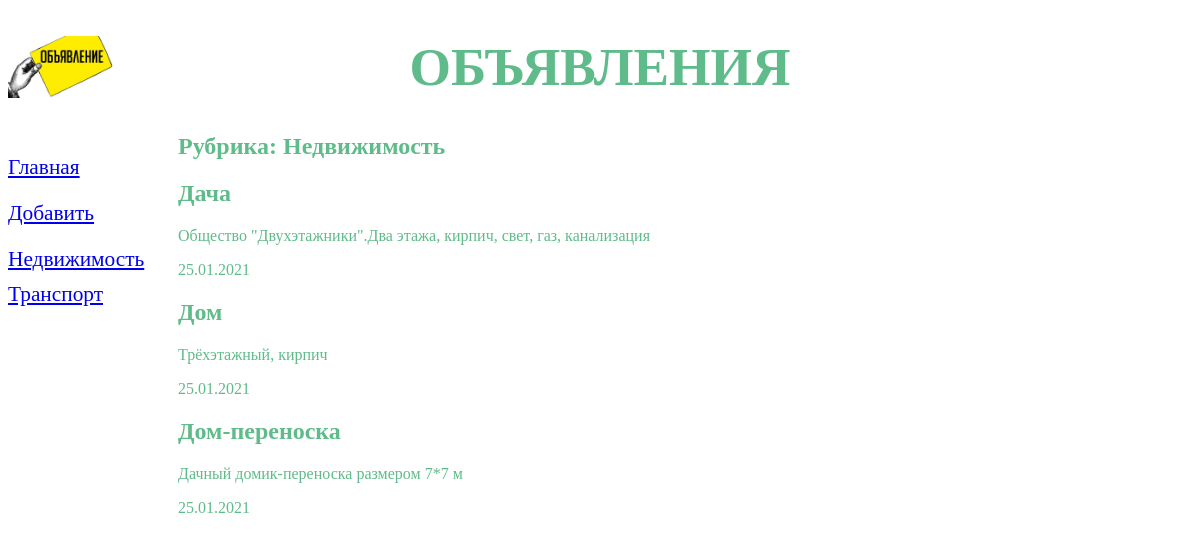
The app's page /board/1/, older data.
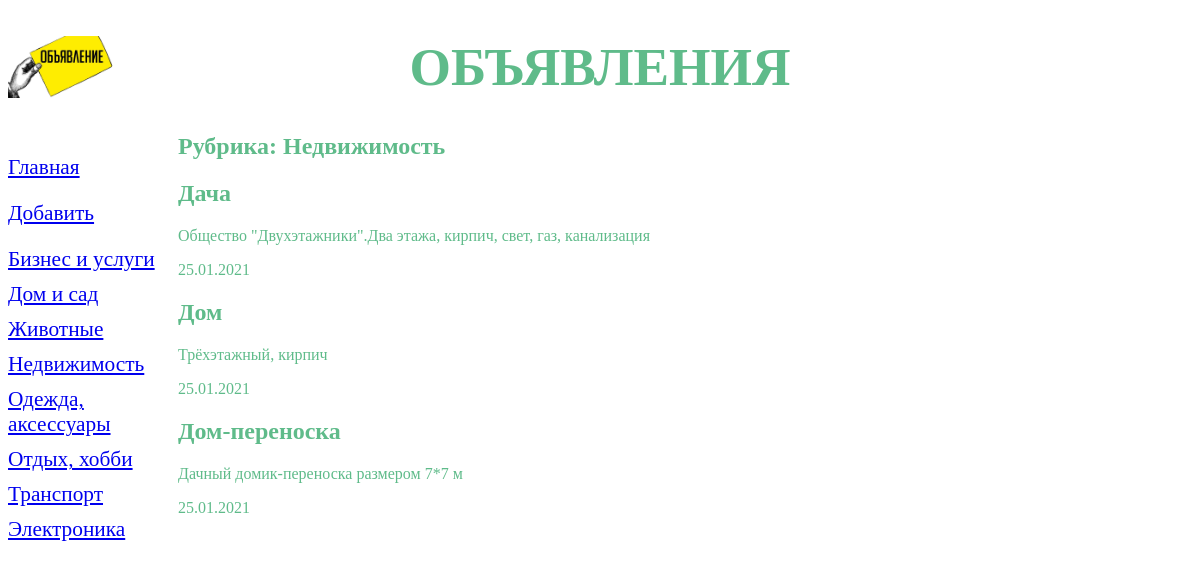
The same page, newer data.
### board/models.py (models this page shows, shortened)
class Rubric(models.Model):
    name = models.CharField(max_length=20, db_index=True, verbose_name='Название')
    class Meta:
        verbose_name_plural = 'Рубрики'
        verbose_name = 'Рубрика'
        ordering = ['name']

class Board(models.Model):
    title = models.CharField(max_length=50, verbose_name='Товар')
    content = models.TextField(null=True, blank=True, verbose_name='Описание')
    price = models.FloatField(null=True, blank=True, verbose_name='Цена')
    published = models.DateField(auto_now_add=True, db_index=True, verbose_name='Опубликовано')
    rubric = models.ForeignKey('Rubric', null=True, on_delete=models.PROTECT, verbose_name='Рубрика')
    class Meta:
        verbose_name_plural = 'Объявления'
        verbose_name = "Объявление"
        ordering = ['-published']

### board/views.py (the view)
# urls.py: path('<int:rubric_id>/', by_rubric, name='by_rubric'),
def by_rubric(request, rubric_id):
    bs = Board.objects.filter(rubric=rubric_id)
    rubrics = Rubric.objects.all()
    current_rubric = Rubric.objects.get(pk=rubric_id)
    context = {'bs': bs, 'rubrics': rubrics, 'current_rubric': current_rubric}
    return render(request, 'board/by_rubric.html', context)

### board/templates/board/by_rubric.html (shortened to what this page needs)
{% extends "layout/basic.html" %}
{% block content %}
<h2>Рубрика: {{current_rubric.name }}</h2>
{% for b in bs %}
<div>
    <h2>{{ b.title }}</h2>
    <p>{{ b.content }}</p>
    <p>{{ b.published|date:"d.m.Y" }}</p>
</div>
{% endfor %}
{% endblock %}

### board/templates/layout/basic.html (shortened to what this page needs)
<!DOCTYPE html>
{% load static %}
<html lang="en">
<head>
    <link rel="stylesheet" type="text/css" href="{% static 'board/style.css' %}">
</head>
<body>
    <header>
        <h1>Объявления</h1>
    </header>
    <nav>
        <p><a href="{% url 'index' %}">Главная</a></p>
        <p><a href="{% url 'add' %}">Добавить</a></p>
        {% for rubric in rubrics %}
        <a href="{% url 'by_rubric' rubric.pk %}">{{ rubric.name }}</a>
        {% endfor %}
    </nav>
    <section>
        {% block content %}
        {% endblock %}
    </section>
</body>
</html>

Row changes from the older to the newer data that the page shows:
added Rubric: name "Бизнес и услуги"
added Rubric: name "Дом и сад"
added Rubric: name "Животные"
added Rubric: name "Одежда, аксессуары"
added Rubric: name "Отдых, хобби"
added Rubric: name "Электроника"
